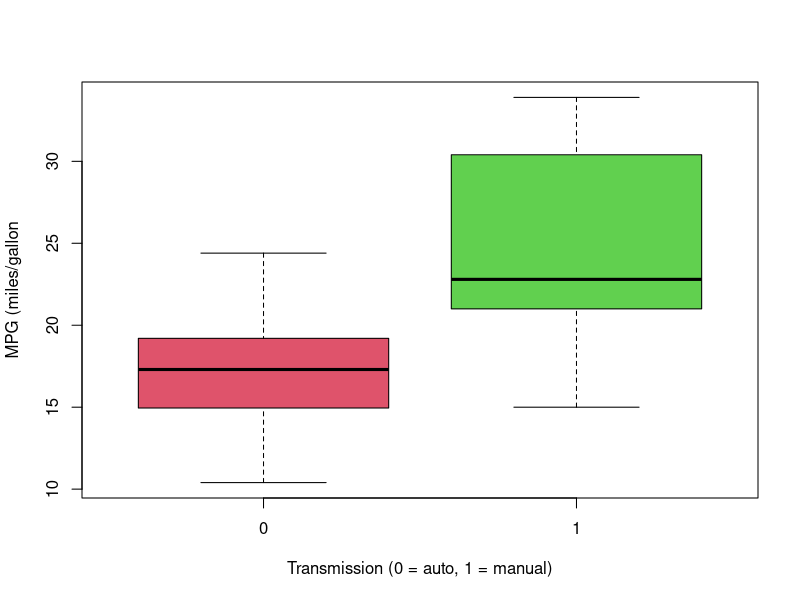
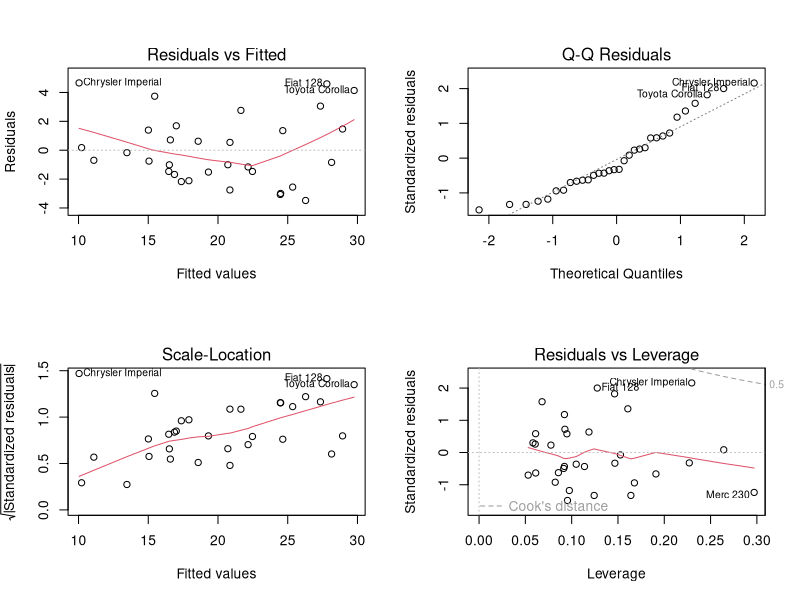

These figures' R source, in order:
## ---- chunk 1
library(datasets)
data(mtcars)
library(knitr)
kable(head(mtcars))
## ---- chunk 2
#plot(mtcars$mpg, col = mtcars$am + 2, xlab = "Car Index", ylab = "MPG (miles/gallon)")
#abline(h = tapply(mtcars$mpg, factor(mtcars$am), mean), col = c(2, 3))
#legend("topright", pch = 1, col = c(2, 3), legend = c("Auto", "Manual"))
boxplot(mpg ~ am, col = c(2, 3), xlab = "Transmission (0 = auto, 1 = manual)", ylab = "MPG (miles/gallon", data = mtcars)
## ---- chunk 3
#autoMPG <- mtcars[mtcars$am == 0, ]$mpg
#manualMPG <- mtcars[mtcars$am == 1,]$mpg
#t.test(autoMPG, manualMPG, paired = FALSE)
t.test(mpg~am, data = mtcars, paird = FALSE)
## ---- chunk 4
full.model <- lm(mpg ~ ., data = mtcars)
summary(full.model)$coef
## ---- chunk 5
reduced.model <- step(full.model, direction = "backward")
## ---- chunk 6
summary(reduced.model)
## ---- chunk 7
anova(reduced.model, full.model)
## ---- chunk 8
par(mfrow = c(2, 2))
plot(reduced.model)
